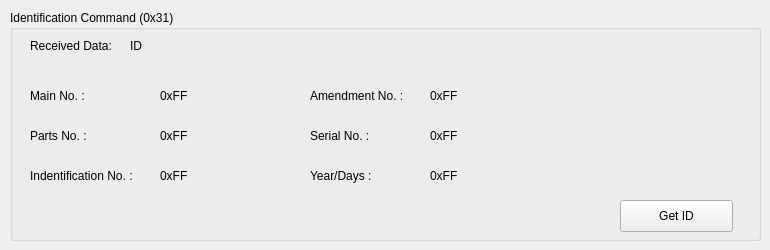
      <widget class="QWidget" name="tab_IDCmd">
       <attribute name="title">
        <string>IdentificationCmd</string>
       </attribute>
       <widget class="QGroupBox" name="groupBox_5">
        <property name="geometry">
         <rect>
          <x>10</x>
          <y>10</y>
          <width>751</width>
          <height>231</height>
         </rect>
        </property>
        <property name="title">
         <string>Identification Command (0x31)</string>
        </property>
        <widget class="QPushButton" name="GetID_Btn">
         <property name="geometry">
          <rect>
           <x>610</x>
           <y>190</y>
           <width>113</width>
           <height>32</height>
          </rect>
         </property>
         <property name="text">
          <string>Get ID</string>
         </property>
        </widget>
        <widget class="QLabel" name="label_id">
         <property name="geometry">
          <rect>
           <x>120</x>
           <y>20</y>
           <width>621</width>
           <height>31</height>
          </rect>
         </property>
         <property name="text">
          <string>ID</string>
         </property>
        </widget>
        <widget class="QLabel" name="label_ID_received">
         <property name="geometry">
          <rect>
           <x>20</x>
           <y>20</y>
           <width>101</width>
           <height>31</height>
          </rect>
         </property>
         <property name="text">
          <string>Received Data:</string>
         </property>
        </widget>
        <widget class="QLabel" name="label_ID_main">
         <property name="geometry">
          <rect>
           <x>20</x>
           <y>70</y>
           <width>101</width>
           <height>31</height>
          </rect>
         </property>
         <property name="text">
          <string>Main No. : </string>
         </property>
        </widget>
        <widget class="QLabel" name="label_ID_parts">
         <property name="geometry">
          <rect>
           <x>20</x>
           <y>110</y>
           <width>101</width>
           <height>31</height>
          </rect>
         </property>
         <property name="text">
          <string>Parts No. :</string>
         </property>
        </widget>
        <widget class="QLabel" name="label_ID_id">
         <property name="geometry">
          <rect>
           <x>20</x>
           <y>150</y>
           <width>121</width>
           <height>31</height>
          </rect>
         </property>
         <property name="text">
          <string>Indentification No. :</string>
         </property>
        </widget>
        <widget class="QLabel" name="label_ID_amendment">
         <property name="geometry">
          <rect>
           <x>300</x>
           <y>70</y>
           <width>111</width>
           <height>31</height>
          </rect>
         </property>
         <property name="text">
          <string>Amendment No. :</string>
         </property>
        </widget>
        <widget class="QLabel" name="label_ID_serial">
         <property name="geometry">
          <rect>
           <x>300</x>
           <y>110</y>
           <width>101</width>
           <height>31</height>
          </rect>
         </property>
         <property name="text">
          <string>Serial No. :</string>
         </property>
        </widget>
        <widget class="QLabel" name="label_ID_date">
         <property name="geometry">
          <rect>
           <x>300</x>
           <y>150</y>
           <width>101</width>
           <height>31</height>
          </rect>
         </property>
         <property name="text">
          <string>Year/Days :</string>
         </property>
        </widget>
        <widget class="QLabel" name="label_ID_main_data">
         <property name="geometry">
          <rect>
           <x>150</x>
           <y>70</y>
           <width>101</width>
           <height>31</height>
          </rect>
         </property>
         <property name="text">
          <string>0xFF</string>
         </property>
        </widget>
        <widget class="QLabel" name="label_ID_parts_data">
         <property name="geometry">
          <rect>
           <x>150</x>
           <y>110</y>
           <width>101</width>
           <height>31</height>
          </rect>
         </property>
         <property name="text">
          <string>0xFF</string>
         </property>
        </widget>
        <widget class="QLabel" name="label_ID_id_data">
         <property name="geometry">
          <rect>
           <x>150</x>
           <y>150</y>
           <width>101</width>
           <height>31</height>
          </rect>
         </property>
         <property name="text">
          <string>0xFF</string>
         </property>
        </widget>
        <widget class="QLabel" name="label_ID_amendment_data">
         <property name="geometry">
          <rect>
           <x>420</x>
           <y>70</y>
           <width>101</width>
           <height>31</height>
          </rect>
         </property>
         <property name="text">
          <string>0xFF</string>
         </property>
        </widget>
        <widget class="QLabel" name="label_ID_serial_data">
         <property name="geometry">
          <rect>
           <x>420</x>
           <y>110</y>
           <width>101</width>
           <height>31</height>
          </rect>
         </property>
         <property name="text">
          <string>0xFF</string>
         </property>
        </widget>
        <widget class="QLabel" name="label_ID_date_data">
         <property name="geometry">
          <rect>
           <x>420</x>
           <y>150</y>
           <width>101</width>
           <height>31</height>
          </rect>
         </property>
         <property name="text">
          <string>0xFF</string>
         </property>
        </widget>
       </widget>
      </widget>
